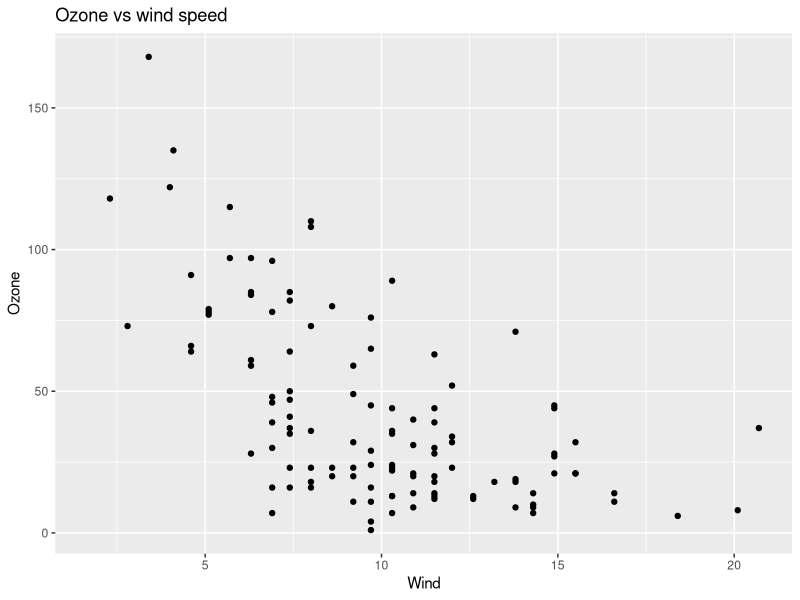
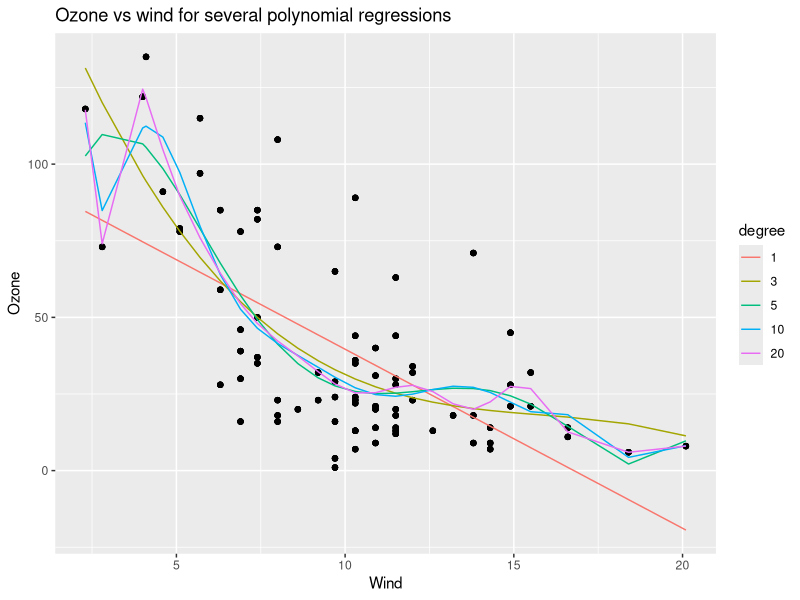
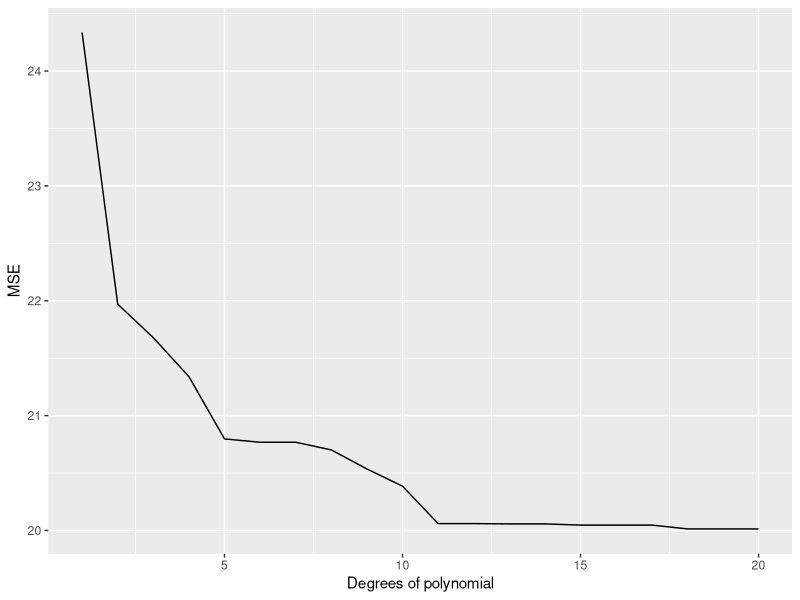
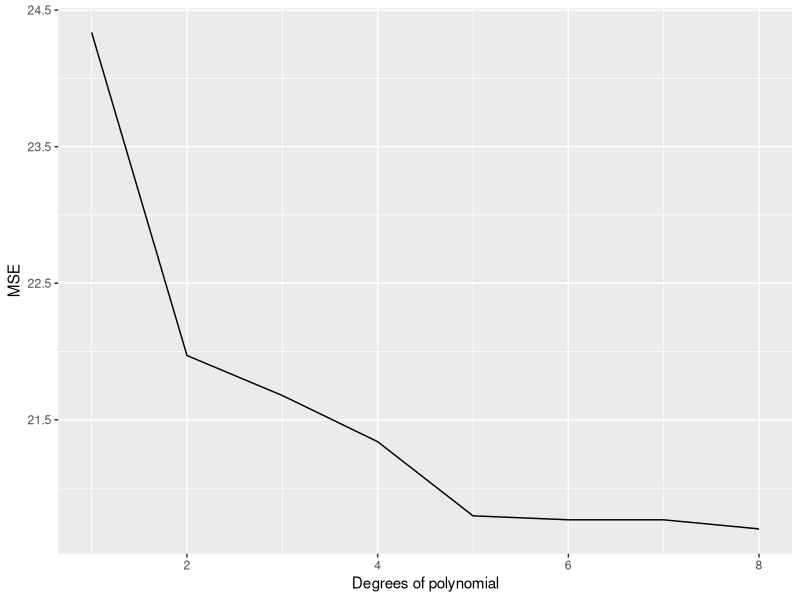

Source code (R) for these figures, in order:
## ---- chunk 1
library(data.table)
library(rpart)
library(ggplot2)
## ---- chunk 2
# Reading data
overfitting_data <- data.table(airquality)
ggplot(overfitting_data, aes(Wind, Ozone)) +
  geom_point() +
  ggtitle("Ozone vs wind speed")
## ---- chunk 3
# Overfitting
set.seed(456)

data_test <- na.omit(overfitting_data[ , .(Wind,Ozone)])
train_sample <- sample(1:nrow(data_test), size = 0.7*nrow(data_test))
 
# creation of polynomial models
degree_of_poly <- 1:20
degree_to_plot <- c(1,3,5,10,20)
polynomial_model <- list()
df_result <- NULL

for(degree in degree_of_poly) {
  fm <- as.formula(paste0("Ozone ~ poly(Wind,", degree,", raw = TRUE)"))
  polynomial_model <- c(polynomial_model, list(lm(fm, data_test[train_sample])))
  Polynomial_degree <- paste0(degree)
  data_fitted <- tail(polynomial_model, 1)[[1]]$fitted.values
  new_df <- data.table(
    Wind = data_test[train_sample, Wind], 
    Ozone_real = data_test[train_sample, Ozone], 
    Ozone_fitted = tail(polynomial_model, 1)[[1]]$fitted.values, 
    degree = as.factor(degree))

  if(is.null(df_result)) {
    df_result=new_df
  } else {
    df_result=rbind(df_result,new_df)
  }
}

gg <- ggplot(df_result[degree %in% degree_to_plot], aes(x = Wind)) +
  geom_point(aes(y = Ozone_real)) +
  geom_line(aes(color = degree, y = Ozone_fitted))

gg +
  ggtitle('Ozone vs wind for several polynomial regressions') +
  ylab('Ozone')
## ---- chunk 4
# Computing SE
SE_train_list <- c()
SE_test_list <- c()
 
for(poly_mod in polynomial_model) {
 #print(summary(poly_mod))
 SE_train_list <- c(SE_train_list, sqrt(mean(poly_mod$residuals^2)))
 SE_test <- sqrt(mean((data_test[-train_sample] - 
                       predict(poly_mod, data_test[-train_sample, ]))^2))
 SE_test_list <- c(SE_test_list, SE_test)
}
 
data_plot <- data.table(SE_test_list, SE_train_list, degree_of_poly)

ggplot(data_plot) +
  geom_line(aes(x = degree_of_poly, y = SE_test_list), color = 'red') +
  geom_line(aes(x = degree_of_poly, y = SE_train_list)) +
  ylab('MSE') +
  xlab('Degrees of polynomial')
## ---- chunk 5
ggplot(data_plot[degree_of_poly <= 8]) +
  geom_line(aes(x = degree_of_poly, y = SE_test_list), color = 'red') +
  geom_line(aes(x = degree_of_poly, y = SE_train_list)) +
  ylab('MSE') +
  xlab('Degrees of polynomial')
